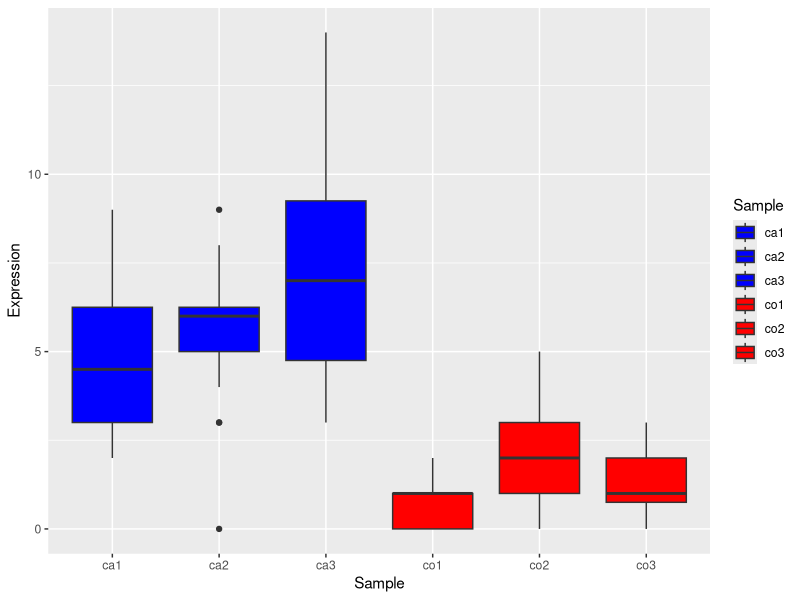

Write R code to recreate this figure.
library(tidyverse)
library(ggplot2)

# 1 - Assume the cells have 20 genes.
num_genes <- 20

# 2 - Use a Poisson distribution with means = 5, 6, 7 to 
# generate 3 gene expression datasets representing treated
treated5 <- rpois(num_genes, lambda = 5)
treated6 <- rpois(num_genes, lambda = 6)
treated7 <- rpois(num_genes, lambda = 7)

# 3 - Repeat the above with means = 1, 2, 1 to generate 3 
# gene expression datasets representing untreated.
untreat1 <- rpois(num_genes, lambda = 1)
untreat2 <- rpois(num_genes, lambda = 2)
untreat3 <- rpois(num_genes, lambda = 1)

# 4 - Generate a data frame whose rows are genes (20 total) 
# and whose columns are samples 
# (ca1, ca2, ca3 representing cases and co1, co2, co3, representing controls)
data <- data.frame(
  Gene = paste("Gene", 1:num_genes, sep=""),
  ca1 = treated5,
  ca2 = treated6,
  ca3 = treated7,
  co1 = untreat1,
  co2 = untreat2,
  co3 = untreat3
)
print(data)

# 5 - Turn the data farme into long format
gene_expression <- data %>% pivot_longer(
    cols = -Gene, 
    names_to = "Sample", 
    values_to = "Expression"
)
print(gene_expression)

ggplot(
  gene_expression, 
  aes(
    x = Sample,
    y = Expression,
    fill = Sample
  )
) + (
  geom_boxplot()
) + (
# 7 - try to color-code the box-plots by sample type 
# (blue representing case and red representing control). 
  scale_fill_manual(
    values = c(  # 
      "ca1" = "blue", "ca2" = "blue", "ca3" = "blue", 
      "co1" = "red", "co2" = "red", "co3" = "red"
    )
  )
)

